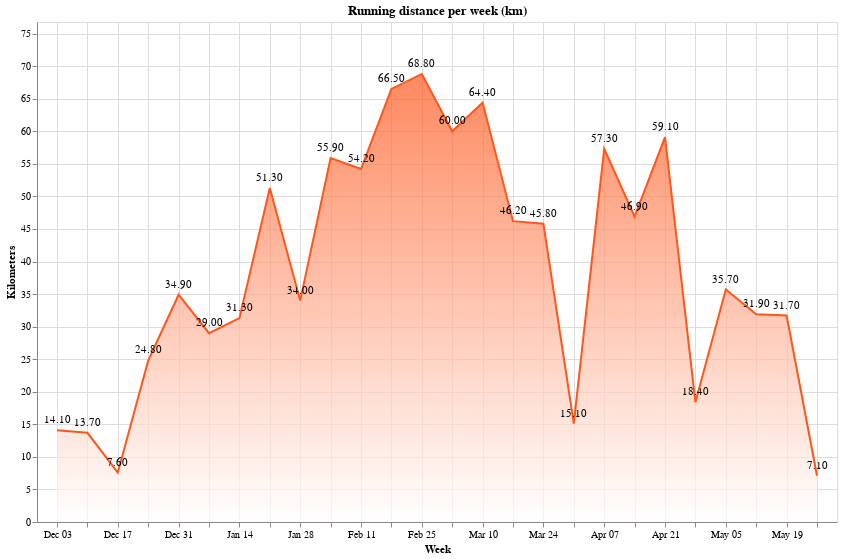

Notebook cell for this chart:
### Code cell
x_scale = alt.Scale(padding=20)

x = alt.X("start_date:T", scale=alt.Scale(padding=20), title="Week")
y = alt.Y(
    "distance_km:Q",
    axis=alt.Axis(title="Kilometers"),
    scale=alt.Scale(domain=[0, upper_limit]),
)

line_chart = (
    alt.Chart(weekly_data.reset_index())
    .mark_area(
        line={"color": "#ff561b"},
        color=alt.Gradient(
            gradient="linear",
            stops=[
                alt.GradientStop(color="white", offset=0),
                alt.GradientStop(color="#ff561b", offset=1),
            ],
            x1=1,
            x2=1,
            y1=1,
            y2=0,
        ),
    )
    .encode(
        x=x,
        y=y,
        tooltip=["start_date:T", "distance_km:Q"],
    )
    .properties(width=800, height=500, title="Running distance per week (km)")
)

# Text labels for each point
text_labels = (
    alt.Chart(weekly_data.reset_index())
    .mark_text(dy=-10, color="black", align="center")
    .encode(
        x=x,
        y=y,
        text=alt.Text("distance_km:Q", format=".2f"),
    )
)

# Combined chart with interactivity
chart = (line_chart + text_labels).interactive()

chart.show()

### Figure 1 — Vega-Lite specification as saved in the notebook (floating-point values rounded to 4 significant figures)
{"config": {"view": {"continuousWidth": 300, "continuousHeight": 300}}, "layer": [{"data": {"name": "data-7d17eeec1571ae5766678c4887c9e646"}, "mark": {"type": "area", "color": {"gradient": "linear", "stops": [{"color": "white", "offset": 0}, {"color": "#ff561b", "offset": 1}], "x1": 1, "x2": 1, "y1": 1, "y2": 0}, "line": {"color": "#ff561b"}}, "encoding": {"tooltip": [{"field": "start_date", "type": "temporal"}, {"field": "distance_km", "type": "quantitative"}], "x": {"field": "start_date", "scale": {"padding": 20}, "title": "Week", "type": "temporal"}, "y": {"axis": {"title": "Kilometers"}, "field": "distance_km", "scale": {"domain": [0, 76.78]}, "type": "quantitative"}}, "name": "view_2", "title": "Running distance per week (km)"}, {"data": {"name": "data-7d17eeec1571ae5766678c4887c9e646"}, "mark": {"type": "text", "align": "center", "color": "black", "dy": -10}, "encoding": {"text": {"field": "distance_km", "format": ".2f", "type": "quantitative"}, "x": {"field": "start_date", "scale": {"padding": 20}, "title": "Week", "type": "temporal"}, "y": {"axis": {"title": "Kilometers"}, "field": "distance_km", "scale": {"domain": [0, 76.78]}, "type": "quantitative"}}}], "height": 500, "params": [{"name": "param_2", "select": {"type": "interval", "encodings": ["x", "y"]}, "bind": "scales", "views": ["view_2"]}], "width": 800, "$schema": "https://vega.github.io/schema/vega-lite/v5.17.0.json", "datasets": {"data-7d17eeec1571ae5766678c4887c9e646": [{"start_date": "2023-12-03T00:00:00+00:00", "distance_meters": 14150.0, "time_seconds": 5264.0, "distance_km": 14.1}, {"start_date": "2023-12-10T00:00:00+00:00", "distance_meters": 13710.0, "time_seconds": 4601.0, "distance_km": 13.7}, {"start_date": "2023-12-17T00:00:00+00:00", "distance_meters": 7630.0, "time_seconds": 2553.0, "distance_km": 7.6}, {"start_date": "2023-12-24T00:00:00+00:00", "distance_meters": 24850.0, "time_seconds": 8495.0, "distance_km": 24.8}, {"start_date": "2023-12-31T00:00:00+00:00", "distance_meters": 34900.0, "time_seconds": 11850.0, "distance_km": 34.9}, {"start_date": "2024-01-07T00:00:00+00:00", "distance_meters": 29040.0, "time_seconds": 10580.0, "distance_km": 29.0}, {"start_date": "2024-01-14T00:00:00+00:00", "distance_meters": 31290.0, "time_seconds": 10400.0, "distance_km": 31.3}, {"start_date": "2024-01-21T00:00:00+00:00", "distance_meters": 51330.0, "time_seconds": 16700.0, "distance_km": 51.3}, {"start_date": "2024-01-28T00:00:00+00:00", "distance_meters": 33960.0, "time_seconds": 11370.0, "distance_km": 34.0}, {"start_date": "2024-02-04T00:00:00+00:00", "distance_meters": 55940.0, "time_seconds": 17740.0, "distance_km": 55.9}, {"start_date": "2024-02-11T00:00:00+00:00", "distance_meters": 54180.0, "time_seconds": 17610.0, "distance_km": 54.2}, {"start_date": "2024-02-18T00:00:00+00:00", "distance_meters": 66540.0, "time_seconds": 21100.0, "distance_km": 66.5}, {"start_date": "2024-02-25T00:00:00+00:00", "distance_meters": 68760.0, "time_seconds": 22220.0, "distance_km": 68.8}, {"start_date": "2024-03-03T00:00:00+00:00", "distance_meters": 60000.0, "time_seconds": 18480.0, "distance_km": 60.0}, {"start_date": "2024-03-10T00:00:00+00:00", "distance_meters": 64370.0, "time_seconds": 20200.0, "distance_km": 64.4}, {"start_date": "2024-03-17T00:00:00+00:00", "distance_meters": 46180.0, "time_seconds": 14680.0, "distance_km": 46.2}, {"start_date": "2024-03-24T00:00:00+00:00", "distance_meters": 45790.0, "time_seconds": 14910.0, "distance_km": 45.8}, {"start_date": "2024-03-31T00:00:00+00:00", "distance_meters": 15070.0, "time_seconds": 5071.0, "distance_km": 15.1}, {"start_date": "2024-04-07T00:00:00+00:00", "distance_meters": 57270.0, "time_seconds": 18860.0, "distance_km": 57.3}, {"start_date": "2024-04-14T00:00:00+00:00", "distance_meters": 46870.0, "time_seconds": 14810.0, "distance_km": 46.9}, {"start_date": "2024-04-21T00:00:00+00:00", "distance_meters": 59100.0, "time_seconds": 18340.0, "distance_km": 59.1}, {"start_date": "2024-04-28T00:00:00+00:00", "distance_meters": 18420.0, "time_seconds": 6487.0, "distance_km": 18.4}, {"start_date": "2024-05-05T00:00:00+00:00", "distance_meters": 35710.0, "time_seconds": 12830.0, "distance_km": 35.7}, {"start_date": "2024-05-12T00:00:00+00:00", "distance_meters": 31920.0, "time_seconds": 10640.0, "distance_km": 31.9}, {"start_date": "2024-05-19T00:00:00+00:00", "distance_meters": 31670.0, "time_seconds": 10080.0, "distance_km": 31.7}, {"start_date": "2024-05-26T00:00:00+00:00", "distance_meters": 7104.0, "time_seconds": 2620.0, "distance_km": 7.1}]}}
